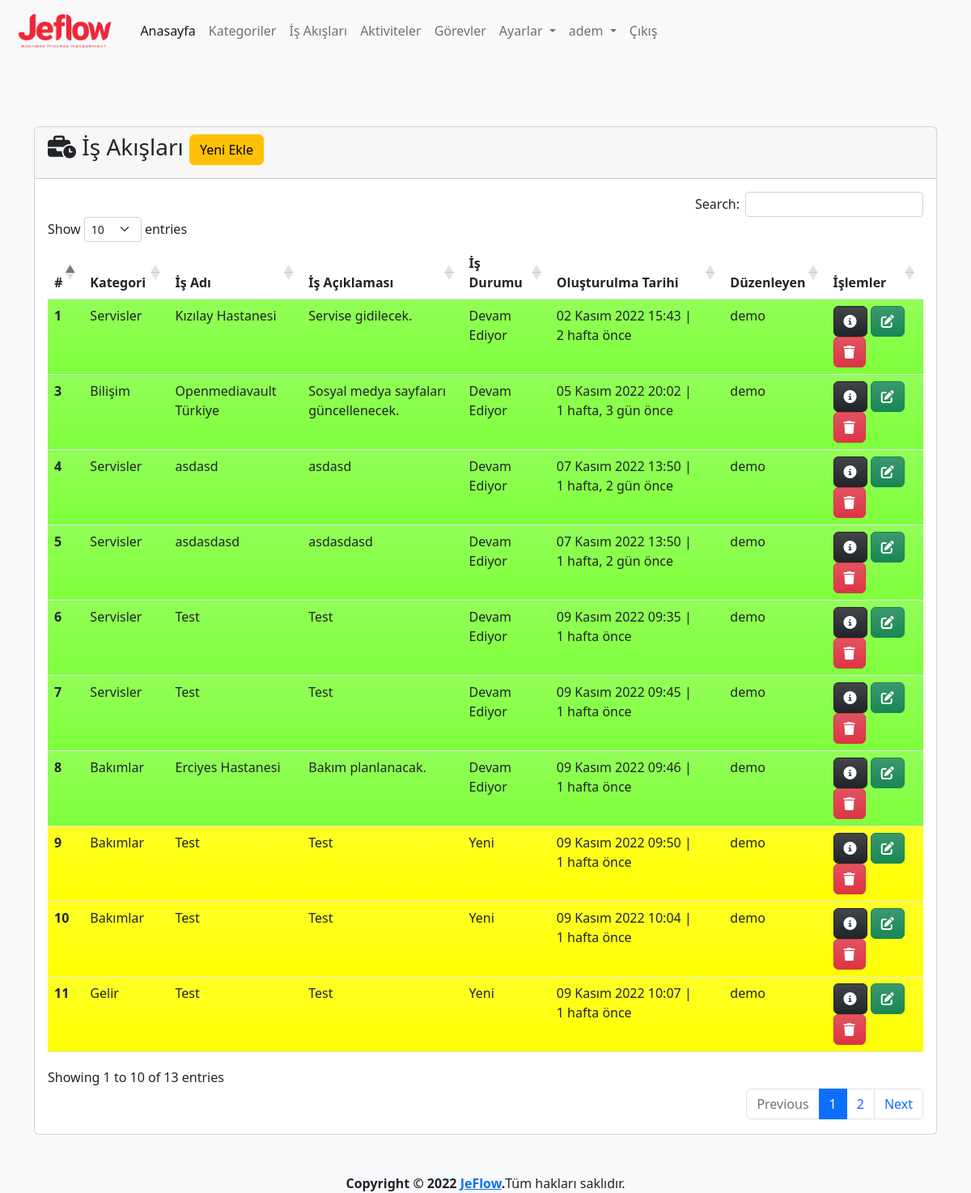
/process/ (signed in), run on the app's committed database.
### app/models.py (models this page shows, shortened)
class Process(models.Model):
    category=models.ForeignKey(Category,on_delete=models.CASCADE,verbose_name='Kategori')
    name=models.CharField(max_length=500,verbose_name='İş Akış Adı')
    description=models.TextField(verbose_name='İş Akış Açıklaması', blank=True, null=True)
    state=models.ForeignKey(State, on_delete=models.SET_NULL,verbose_name='Durum', blank=True, null=True)
    created_date=models.DateTimeField(auto_now_add=True, verbose_name='Oluşturulma Tarihi')
    user=models.ForeignKey(User,on_delete=models.CASCADE,verbose_name='Kullanıcı', blank=True, null=True)
    class Meta:
        verbose_name='İş Akışı'
        verbose_name_plural='İş Akışları'

class Category(models.Model):
    name=models.CharField(max_length=500,verbose_name='Kategori Adı')
    description=models.TextField(verbose_name='Kategori Açıklaması', blank=True, null=True)
    created_date=models.DateTimeField(auto_now_add=True, verbose_name='Oluşturulma Tarihi')
    user=models.ForeignKey(User,on_delete=models.CASCADE,verbose_name='Kullanıcı', blank=True, null=True)
    def __str__(self):
        return self.name # + ' - ' + self.created_date.strftime("%d.%m.%Y, %H:%M:%S")
    class Meta:
        verbose_name='Kategori'
        verbose_name_plural="Kategoriler"

class State(models.Model):
    name=models.CharField(max_length=100,verbose_name='Durum')
    description=models.TextField(verbose_name='Açıklama', blank=True, null=True)
    color=ColorField(default='#FFFFFF',verbose_name='Renk')
    created_date=models.DateTimeField(auto_now_add=True, verbose_name='Oluşturulma Tarihi', blank=True, null=True)
    user=models.ForeignKey(User,on_delete=models.PROTECT,verbose_name='Kullanıcı', blank=True, null=True)
    def __str__(self):
        return self.name
    class Meta:
        verbose_name='Durum'
        verbose_name_plural='Durumlar'

### app/views.py (the view, shortened to what this page needs)
# urls.py: path('process/', views.process, name='process'),
@login_required(login_url='/user/login/')
def process(request):
    state=get_object_or_404(State,name='Yeni')
    process_form=ProcessForm(initial={'state':state})
    processes = Process.objects.order_by('created_date')
    context = {
        'process_form':process_form,
        'processes': processes
    }
    return render(request, 'app/process.html', context)

### app/forms.py
class ProcessForm(forms.ModelForm):
    class Meta:
        model=Process
        fields=('category','name','description','state')

### templates/app/process.html (shortened to what this page needs)
{% extends 'layout.html' %}
{% load humanize %}
{% block content %}
{% load crispy_forms_tags %}
<div class="row mt-3">
    <div class="col-md-12">
        <div class="card">
            <div class="card-header">
                <h3 id="title" class="card-title">
                    <i class="fa-solid fa-business-time"></i>
                    İş Akışları
                    <button type="button" class="btn btn-warning" data-bs-toggle="modal" data-bs-target="#processModal">
                        Yeni Ekle
                    </button>
                </h3>
            </div>
            <div class="card-body">
                {% if processes %}
                <table id="process" class="table table-hover">
                    <thead>
                        <tr>
                            <th scope="col">#</th>
                            <th scope="col">Kategori</th>
                            <th scope="col">İş Adı</th>
                            <th scope="col">İş Açıklaması</th>
                            <th scope="col">İş Durumu</th>
                            <th scope="col">Oluşturulma Tarihi</th>
                            <th scope="col">Düzenleyen</th>
                            <th scope="col">İşlemler</th>
                        </tr>
                    </thead>
                    <tbody>
                        {% for process in processes %}
                        <tr class="bg-gradient" style="background-color: {{ process.state.color }}">
                            <th scope="row">{{ process.id }}</th>
                            <td>{{ process.category }}</td>
                            <td>{{ process.name }}</td>
                            <td>{{ process.description }}</td>
                            <td>
                                    {% if process.state is not None %}
                                    {{ process.state }}
                                    {% else %}
                                    -
                                    {% endif %}
                            </td>
                            <td>{{ process.created_date }} | {{ process.created_date | timesince}} önce</td>
                            <td>{{ process.user }}</td>
                            <td>
                                <a href="{% url 'process_detail' process.id %}" class="btn btn-dark bg-gradient"
                                    data-bs-toggle="popover" data-bs-trigger="hover" data-bs-title="Detaylar"
                                    data-bs-content="Seçili satırdaki kaydın detaylarını görüntüler.">
                                    <i class="fa-solid fa-circle-info"></i>
                                </a>
                                <a class="btn btn-success bg-gradient" href="{% url 'process_update' process.id %}"
                                    data-bs-toggle="popover" data-bs-trigger="hover" data-bs-title="Düzenle"
                                    data-bs-content="Seçili satırdaki kaydı düzenler.">
                                    <i class="fa-solid fa-pen-to-square"></i>
                                </a>
                                <a class="btn btn-danger bg-gradient" href="{% url 'process_delete' process.id %}"
                                    data-bs-toggle="popover" data-bs-trigger="hover" data-bs-title="Sil"
                                    data-bs-content="Seçili satırdaki kaydı siler.">
                                    <i class="fa-solid fa-trash"></i>
                                </a>
                            </td>
                        </tr>
                        {% endfor %}
                    </tbody>
                </table>
                {% else %}
                <div class="alert alert-warning">
                    <p>İş Akışı bulunamadı.</p>
                </div>
                {% endif %}
            </div>
        </div>
    </div>
</div>
{% endblock %}

### templates/layout.html (shortened to what this page needs)
{% load static %}
<!doctype html>
<html lang="tr">
<head>
  <link href="https://cdn.jsdelivr.net/npm/bootstrap@5.2.2/dist/css/bootstrap.min.css" rel="stylesheet"
>
  <link rel="stylesheet" href="{% static 'css/jeflow.css' %}">
  <link href="https://cdn.jsdelivr.net/npm/select2@4.1.0-rc.0/dist/css/select2.min.css" rel="stylesheet" />
  <link rel="stylesheet" type="text/css" href="https://cdn.datatables.net/1.12.1/css/dataTables.bootstrap5.min.css">
  <link rel="stylesheet" type="text/css"
    href="https://cdn.datatables.net/responsive/2.3.0/css/responsive.dataTables.min.css">
  <link rel="stylesheet" type="text/css" href="https://cdn.datatables.net/buttons/2.2.3/css/buttons.bootstrap5.min.css">
</head>
<body class="bg-light">
  <header>
    <nav class="navbar navbar-expand-lg navbar-light">
      <div class="container-fluid">
        <a class="navbar-brand" href="{% url 'index' %}">
          <img class="logo" src="{% static 'img/logo-text.png' %}" alt="JeFlow">
        </a>
        <div class="collapse navbar-collapse" id="navbarNavDropdown">
          <ul class="navbar-nav">
            <li class="nav-item">
              <a class="nav-link active" aria-current="page" href="{% url 'index' %}">Anasayfa</a>
            </li>
            {% if user.is_authenticated %}
            <li class="nav-item">
              <a class="nav-link" href="{% url 'category' %}">Kategoriler</a>
            </li>
            <li class="nav-item">
              <a class="nav-link" href="{% url 'process' %}">İş Akışları</a>
            </li>
            <li class="nav-item">
              <a class="nav-link" href="{% url 'activity' %}">Aktiviteler</a>
            </li>
            <li class="nav-item">
              <a class="nav-link" href="{% url 'task' %}">Görevler</a>
            </li>
            <li class="nav-item dropdown">
              <a class="nav-link dropdown-toggle" href="{% url 'settings' %}" role="button" data-bs-toggle="dropdown"
                aria-expanded="false">
                Ayarlar
              </a>
            </li>
            <li class="nav-item dropdown">
              <a class="nav-link dropdown-toggle" href="{% url 'profile' %}" role="button" data-bs-toggle="dropdown"
                aria-expanded="false">
                {{ user }}
              </a>
            </li>
            <li class="nav-item">
              <a class="nav-link" href="javascript:{document.getElementById('logout').submit()}">Çıkış</a>
            </li>
            {% else %}
            <li class="nav-item">
              <a class="nav-link" href="{% url 'register' %}">Kayıt Ol</a>
            </li>
            {% endif %}
          </ul>
        </div>
      </div>
    </nav>
  </header>
  <main>
    <div class="container mt-4">
      <div class="row mb-3">
        <div class="col-md-12">
          <div class="card border-0 text-center text-bg-light bg-gradient">
            <div class="card-body">
            </div>
          </div>
        </div>
      </div>
      {% block content %}
      {% endblock %}
    </div>
  </main>
  <footer class="mt-5">
    <div class="d-flex justify-content-center">
      <strong>Copyright &copy; 2022 <a href="http://jeflow.herokuapp.com">JeFlow</a>.</strong>
      Tüm hakları saklıdır.
    </div>
  </footer>
</body>
</html>

### static/css/jeflow.css (style rules this page uses)
img.logo { height: 50px; }

### data on the page
Process: id "1", category "Servisler", name "Kızılay Hastanesi", description "Servise gidilecek.", state "Devam Ediyor", created_date "02 Kasım 2022 15:43", created_date "2 hafta", user "demo"
Process: id "3", category "Bilişim", name "Openmediavault Türkiye", description "Sosyal medya sayfaları güncellenecek.", state "Devam Ediyor", created_date "05 Kasım 2022 20:02", created_date "1 hafta, 3 gün", user "demo"
Process: id "4", category "Servisler", name "asdasd", description "asdasd", state "Devam Ediyor", created_date "07 Kasım 2022 13:50", created_date "1 hafta, 2 gün", user "demo"
Process: id "5", category "Servisler", name "asdasdasd", description "asdasdasd", state "Devam Ediyor", created_date "07 Kasım 2022 13:50", created_date "1 hafta, 2 gün", user "demo"
Process: id "6", category "Servisler", name "Test", description "Test", state "Devam Ediyor", created_date "09 Kasım 2022 09:35", created_date "1 hafta", user "demo"
Process: id "7", category "Servisler", name "Test", description "Test", state "Devam Ediyor", created_date "09 Kasım 2022 09:45", created_date "1 hafta", user "demo"
Process: id "8", category "Bakımlar", name "Erciyes Hastanesi", description "Bakım planlanacak.", state "Devam Ediyor", created_date "09 Kasım 2022 09:46", created_date "1 hafta", user "demo"
Process: id "9", category "Bakımlar", name "Test", description "Test", state "Yeni", created_date "09 Kasım 2022 09:50", created_date "1 hafta", user "demo"
Process: id "10", category "Bakımlar", name "Test", description "Test", state "Yeni", created_date "09 Kasım 2022 10:04", created_date "1 hafta", user "demo"
Process: id "11", category "Gelir", name "Test", description "Test", state "Yeni", created_date "09 Kasım 2022 10:07", created_date "1 hafta", user "demo"

### other printed values
{{ user }} "adem"
